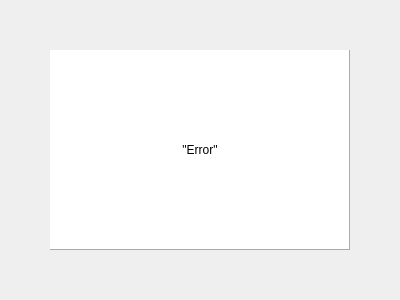
<?xml version="1.0" encoding="UTF-8"?>
<ui version="4.0">
 <class>ErrorWindow</class>
 <widget class="QWidget" name="ErrorWindow">
  <property name="geometry">
   <rect>
    <x>0</x>
    <y>0</y>
    <width>400</width>
    <height>300</height>
   </rect>
  </property>
  <property name="windowTitle">
   <string>Form</string>
  </property>
  <widget class="QLabel" name="ErrorLabel">
   <property name="geometry">
    <rect>
     <x>50</x>
     <y>50</y>
     <width>300</width>
     <height>200</height>
    </rect>
   </property>
   <property name="styleSheet">
    <string notr="true">background-color: rgb(255, 255, 255);</string>
   </property>
   <property name="frameShape">
    <enum>QFrame::Panel</enum>
   </property>
   <property name="frameShadow">
    <enum>QFrame::Raised</enum>
   </property>
   <property name="text">
    <string>&quot;Error&quot;</string>
   </property>
   <property name="textFormat">
    <enum>Qt::AutoText</enum>
   </property>
   <property name="alignment">
    <set>Qt::AlignCenter</set>
   </property>
   <property name="wordWrap">
    <bool>true</bool>
   </property>
  </widget>
 </widget>
 <resources/>
 <connections/>
</ui>
